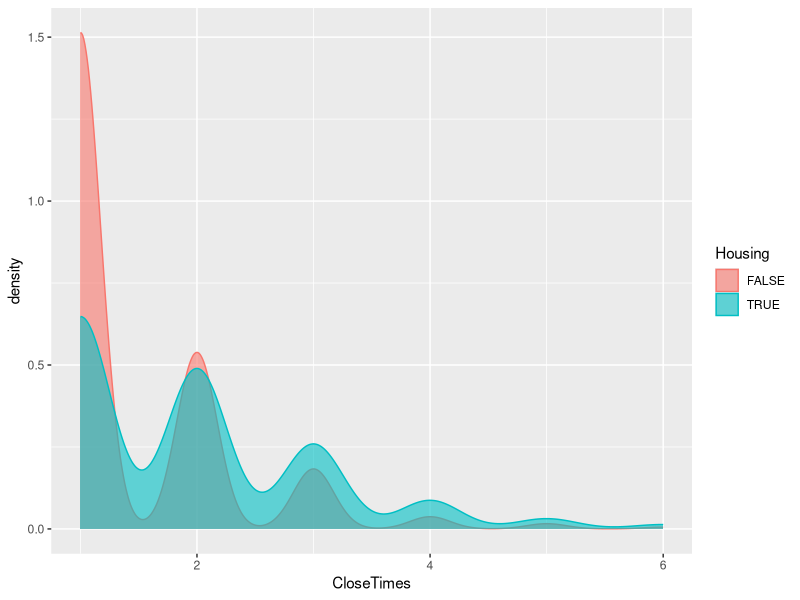
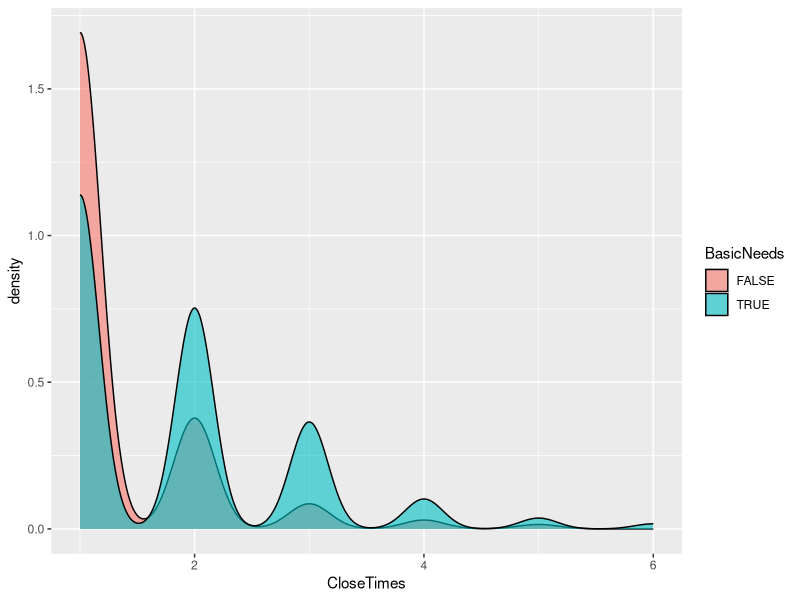
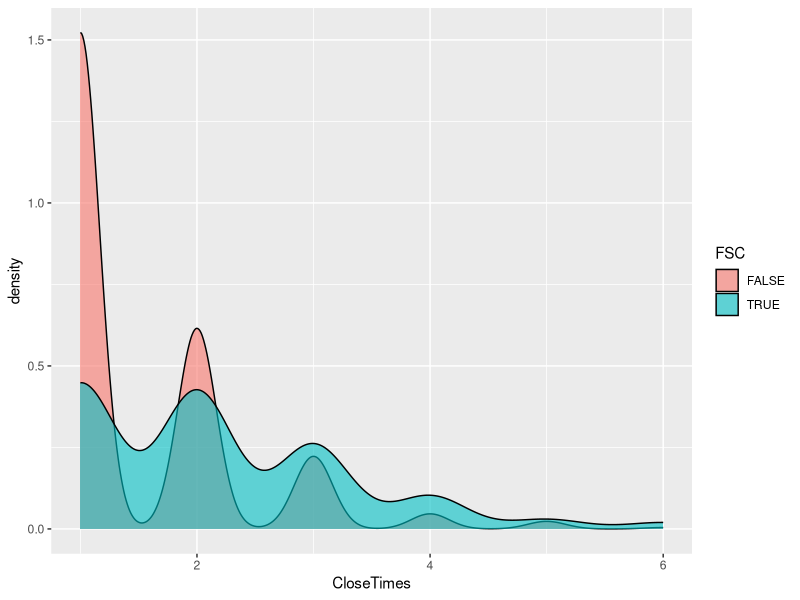
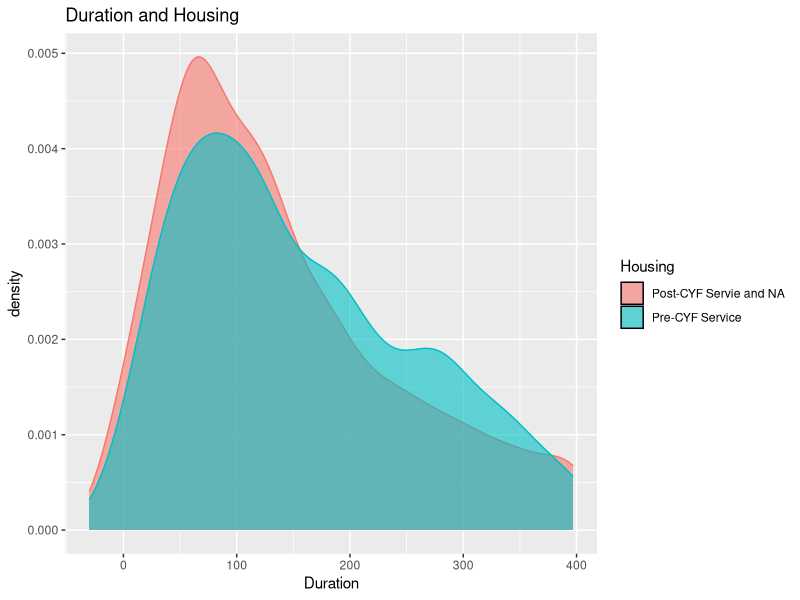
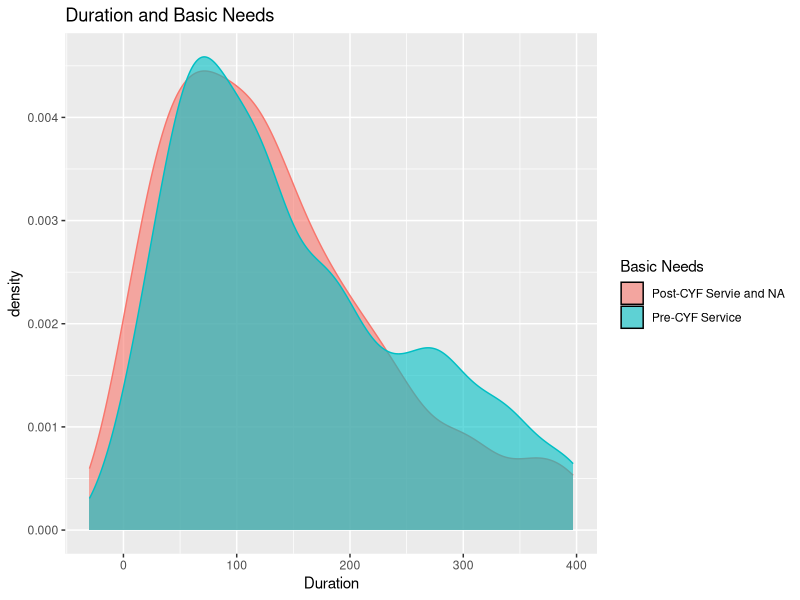
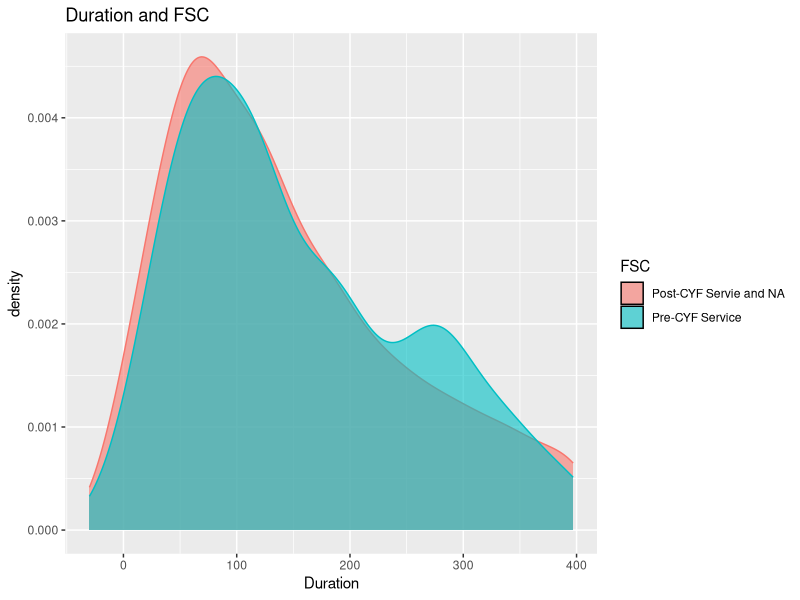

These charts were generated, in order, by the following R code:
library(ggplot2)
FamilyFinalData<-read.csv("FamilyFinalData.csv")

ggplot(FamilyFinalData, aes(x=CloseTimes, fill=Housing,color=Housing)) + 
  geom_density(alpha=.6)

ggplot(FamilyFinalData, aes(x=CloseTimes, fill=BasicNeeds)) + 
  geom_density(alpha=.6)

ggplot(FamilyFinalData, aes(x=CloseTimes, fill=FSC)) + 
  geom_density(alpha=.6)

ggplot(FamilyFinalData, aes(x=Duration, fill=Housing,color=Housing)) + 
  geom_density(alpha=.6)+
  guides(color=FALSE)+
  ggtitle("Duration and Housing")+
  scale_fill_discrete(name = "Housing",labels = c("Post-CYF Servie and NA", "Pre-CYF Service"))

ggplot(FamilyFinalData, aes(x=Duration, fill=BasicNeeds,color=BasicNeeds)) + 
  geom_density(alpha=.6)+
  guides(color=FALSE)+
  ggtitle("Duration and Basic Needs")+
  scale_fill_discrete(name = "Basic Needs",labels = c("Post-CYF Servie and NA", "Pre-CYF Service"))

ggplot(FamilyFinalData, aes(x=Duration, fill=FSC,color=FSC)) + 
  geom_density(alpha=.6)+
  guides(color=FALSE)+
  ggtitle("Duration and FSC")+
  scale_fill_discrete(name = "FSC",labels = c("Post-CYF Servie and NA", "Pre-CYF Service"))
